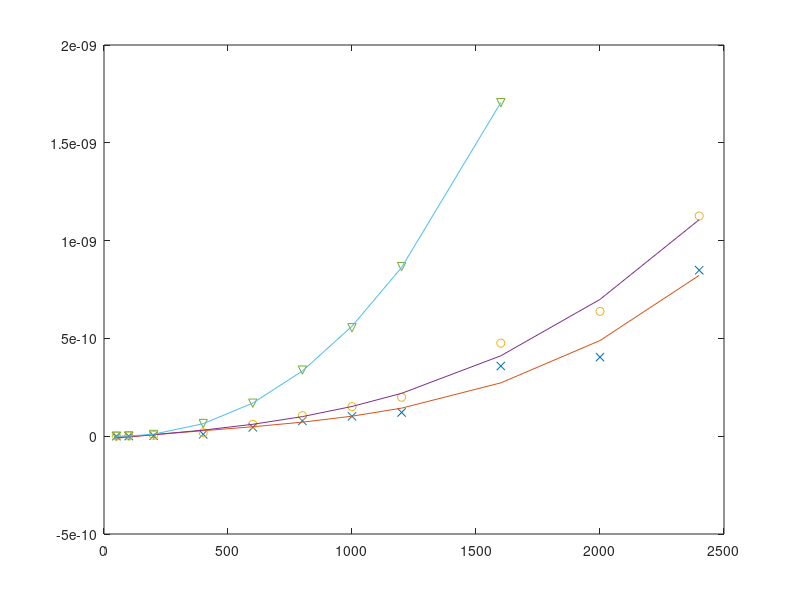

The MATLAB script that drew this image:
n = [50; 100; 200; 400; 600; 800; 1000; 1200; 1600; 2000; 2400];
rk_res = [1.607115e-13; 6.3571e-13; 2.2636e-12; 9.7273e-12; 4.5327e-11; 7.8354e-11; 1.0150e-10; 1.2137e-10; 3.5882e-10; 4.0422e-10; 8.4849e-10];
ek_res = [1.9556e-13; 9.8885e-13; 4.1082e-12; 1.8025e-11; 6.0872e-11; 1.0500e-10; 1.5122e-10; 1.9931e-10; 4.7599e-10; 6.3803e-10; 1.1256e-09];
nn = [50; 100; 200; 400; 600; 800; 1000; 1200; 1600];
pk_res = [1.1856e-13; 1.5054e-12; 8.7500e-12; 6.4914e-11; 1.6859e-10; 3.3783e-10; 5.5451e-10; 8.6700e-10; 1.7052e-09];

%subplot(121); %linear 
plot(n, rk_res, 'x'); hold on;
p = polyfit(n, rk_res, 3);
f = polyval(p, n);
plot(n, f); hold on;

plot(n, ek_res, 'o'); hold on;
p2 = polyfit(n, ek_res, 3);
f2 = polyval(p2, n);
plot(n, f2); hold on;

plot(nn, pk_res', 'v'); hold on;
p3 = polyfit(nn, pk_res, 3);
f3 = polyval(p3, nn);
plot(nn, f3); hold on;


% subplot(122); %logarithmic
% semilogy(n, rk_res, 'x'); hold on;
% semilogy(n, ek_res, 'o'); hold on;
% semilogy(nn, pk_res, '+'); hold on;